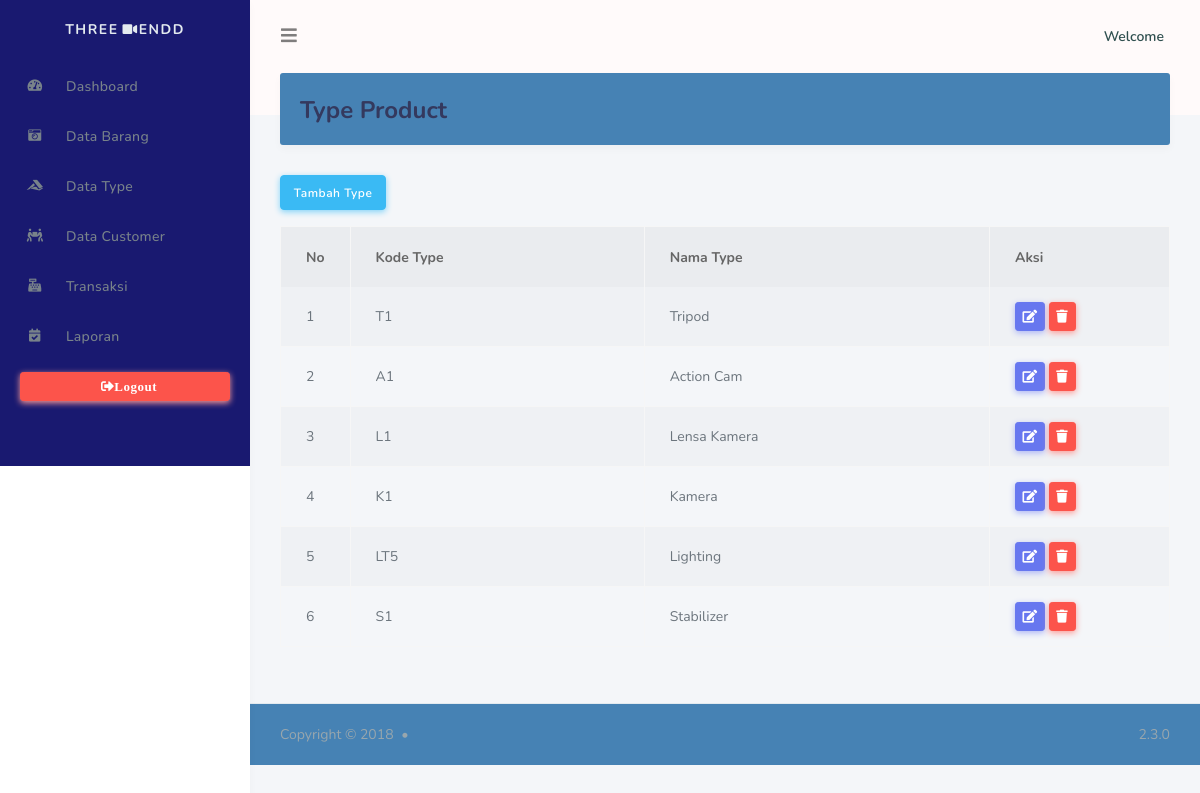
Screenshot of /index.php/admin/data_type with the database file from the repository.
### tables this page shows
CREATE TABLE `type` (
  `id_type` int(11) NOT NULL,
  `kode_type` varchar(10) NOT NULL,
  `nama_type` varchar(50) NOT NULL
);

### application/controllers/admin/Data_type.php (called while the page is built, shortened)
<?php
    class Data_type extends CI_Controller{
        public function index(){
            $data['type'] = $this->rental_model->get_data('type')->result();
            $this->load->view('templates_admin/header');
            $this->load->view('templates_admin/sidebar');
            $this->load->view('admin/data_type',$data);
            $this->load->view('templates_admin/footer');
        }
    }
?>

### index.php (called while the page is built, shortened)
<?php
require_once BASEPATH.'core/CodeIgniter.php';

### application/models/rental_model.php (called while the page is built, shortened)
<?php
class Rental_model extends CI_model{
    public function get_data($table){
        return $this->db->get($table);
    }
}
?>

### application/views/admin/data_type.php (the view, shortened to what this page needs)
<div class="main-content" >
    <div class="section">
        <div class="section-header" style="background-color: SteelBlue;">
            <h1>Type Product</h1>
        </div>
    </div>
    <a href="<?php echo base_url('admin/data_type/tambah_type')?>" class="btn btn-info mb-3">Tambah Type</a>
    <table class="table table-bordered table-striped table-hover">
        <thead>
            <tr>
                <th width="20px">No</th>
                <th>Kode Type</th>
                <th>Nama Type</th>
                <th width="180px">Aksi</th>
            </tr>
        </thead>
        <tbody>
            <?php
            $no =1;
            foreach($type as $tp )     :    ?>
                <tr>
                    <td><?php echo $no++?></td>
                    <td><?php echo $tp->kode_type?></td>
                    <td><?php echo $tp->nama_type?></td>
                    <td>
                        <a href="<?php echo base_url('admin/data_type/update_type/').$tp->id_type?>" class="btn float-left mr-1 btn-sm btn-primary"><i class="fas fa-edit"></i></a>
                        <a href="<?php echo base_url('admin/data_type/delete_type/').$tp->id_type?>" class="btn float-left mr-1 btn-sm btn-danger"><i class="fas fa-trash"></i></a>
                </td>
            </tr>
            <?php endforeach;?>
        </tbody>
    </table>
</div>

### application/views/templates_admin/header.php (style rules this page uses)
td a { display: flex; }

### rows the page displays
type: kode_type "T1", nama_type "Tripod"
type: kode_type "A1", nama_type "Action Cam"
type: kode_type "L1", nama_type "Lensa Kamera"
type: kode_type "K1", nama_type "Kamera"
type: kode_type "LT5", nama_type "Lighting"
type: kode_type "S1", nama_type "Stabilizer"
